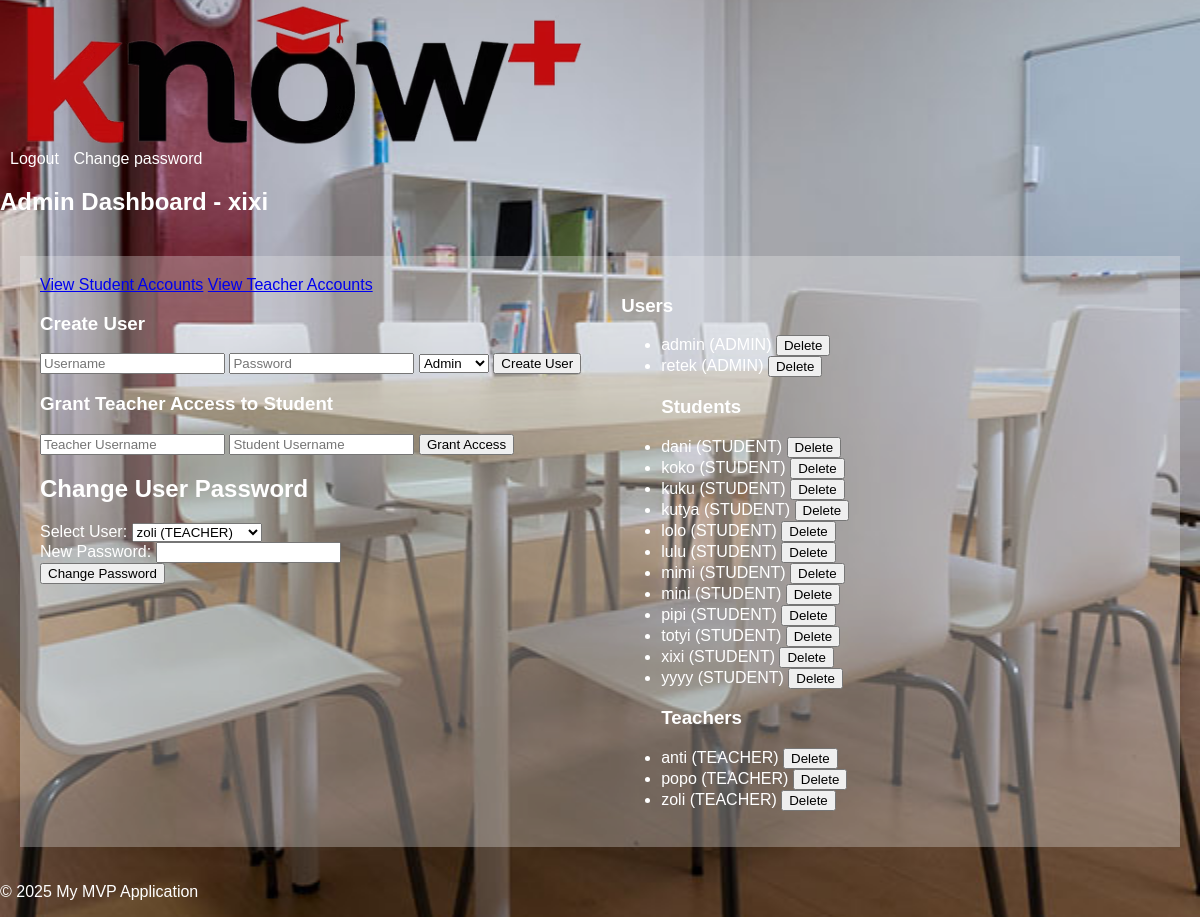
/admin/home (signed in), run on the app's committed database.
### models.py (models this page shows, shortened)
class User(db.Model, UserMixin):
    id = db.Column(db.Integer, primary_key=True)
    username = db.Column(db.String(80), unique=True, nullable=False)
    password_hash = db.Column(db.String(128))
    user_type = db.Column(db.Enum(UserType), nullable=False)  # Using UserType enum for role

### app.py (the view)
@app.route('/admin/home', methods=['GET'])
@login_required
def admin_home_display():
    users = User.query.all()  # Fetch all users to populate the dropdown
    return render_template('admin_home.html', users=users)

### app.py (called while the page is built)
@login_manager.user_loader
def load_user(user_id):
    return User.query.get(int(user_id))  # Load from the unified User model

### templates/admin_home.html (shortened to what this page needs)
{% extends "base.html" %}
{% block content %}
<h2>Admin Dashboard - {{ current_user.username }}</h2>
<div class="container">
    <div class="left-column">
        <div class="d-grid gap-2 d-md-block">
            <a href="{{ url_for('view_students') }}" class="btn btn-primary">View Student Accounts</a>
            <a href="{{ url_for('view_teachers') }}" class="btn btn-primary">View Teacher Accounts</a>
        </div>
        <h3>Create User</h3>
        <form action="{{ url_for('create_user') }}" method="post">
            <input type="text" name="username" placeholder="Username" required>
            <input type="password" name="password" placeholder="Password" required>
            <select name="user_type">
                <option value="ADMIN">Admin</option>
            </select>
            <button type="submit">Create User</button>
        </form>
        <h3>Grant Teacher Access to Student</h3>
        <form action="{{ url_for('grant_access') }}" method="post">
            <input type="text" name="teacher_username" placeholder="Teacher Username" required>
            <input type="text" name="student_username" placeholder="Student Username" required>
            <button type="submit">Grant Access</button>
        </form>
        <h2>Change User Password</h2>
        <form method="POST" action="{{ url_for('change_user_password') }}">
            <div>
                <label for="user_id">Select User:</label>
                <select name="user_id" id="user_id" required>
                    {% for user in users %}
                    <option value="{{ user.id }}">{{ user.username }} ({{ user.user_type.value }})</option>
                    {% endfor %}
                </select>
            </div>
            <div>
                <label for="new_password">New Password:</label>
                <input type="password" name="new_password" id="new_password" required>
            </div>
            <button type="submit">Change Password</button>
        </form>
    </div>
<div class="right-column">
    <h3>Users</h3>
    <ul>
        {% set grouped_users = users | sort(attribute='username') | groupby('user_type.value') %}
        {% for group in grouped_users %}
            {% if group.grouper == 'ADMINISTRATOR' %}
                <h3>Administrators</h3>
            {% elif group.grouper == 'TEACHER' %}
                <h3>Teachers</h3>
            {% elif group.grouper == 'STUDENT' %}
                <h3>Students</h3>
            {% endif %}
            {% for user in group.list %}
                <li>
                    {{ user.username }} ({{ user.user_type.value }})
                    <form action="{{ url_for('delete_user', user_id=user.id) }}" method="post" style="display: inline;">
                        <button type="submit">Delete</button>
                    </form>
                </li>
            {% endfor %}
        {% endfor %}
    </ul>
</div>
</div>
{% endblock %}

### templates/base.html (shortened to what this page needs)
<!DOCTYPE html>
<html lang="en">
<head>
    <link rel="stylesheet" href="{{ url_for('static', filename='css/style.css') }}">
</head>
<body style="background-image: url('{{ url_for('static', filename='img/background.jpg') }}'); background-size: cover; background-repeat: no-repeat; background-attachment: fixed;">
<div id="header">
    <a href="/">
        <picture>
            <source srcset="{{ url_for('static', filename='img/logo.avif') }}" type="image/avif">
            <img src="{{ url_for('static', filename='img/logo.png') }}" alt="Your Logo" class="logo">
        </picture>
    </a>
  <div class="user-options">
      {% if current_user.is_authenticated %}
          <a href="{{ url_for('logout') }}">Logout</a>
          <a href="{{ url_for('change_password') }}">Change password</a>
      {% endif %}
  </div>
</div>
<div id="content">
    {% block content %}{% endblock %}
</div>
<div id="footer">
    <p>&copy; 2025 My MVP Application</p>
</div>
</body>
</html>

### static/css/style.css (style rules this page uses)
body { font-family: sans-serif; margin: 0; padding: 0; color: white; background-image: url('static/img/background.jpg'); background-size: cover; background-position: center; }
.logo { height: 150px; vertical-align: middle; margin-left: 20px; }
.user-options { margin-right: 20px; }
.user-options a { color: white; text-decoration: none; margin-left: 10px; }
.container { display: flex; padding: 20px; }
.left-column, .right-column { background-color: rgba(242, 242, 242, 0.3); padding: 20px; }
.left-column h2 { flex: 0 0 250px; }
.right-column { flex: 1; overflow-y: auto; }

### data on the page
User: username "xixi", user_type.value "STUDENT"
User: username "admin", user_type.value "ADMIN"
User: username "retek", user_type.value "ADMIN"
User: username "dani", user_type.value "STUDENT"
User: username "koko", user_type.value "STUDENT"
User: username "kuku", user_type.value "STUDENT"
User: username "kutya", user_type.value "STUDENT"
User: username "lolo", user_type.value "STUDENT"
User: username "lulu", user_type.value "STUDENT"
User: username "mimi", user_type.value "STUDENT"
User: username "mini", user_type.value "STUDENT"
User: username "pipi", user_type.value "STUDENT"
User: username "totyi", user_type.value "STUDENT"
User: username "yyyy", user_type.value "STUDENT"
User: username "anti", user_type.value "TEACHER"
User: username "popo", user_type.value "TEACHER"
User: username "zoli", user_type.value "TEACHER"

### other printed values
form field user_id "zoli (TEACHER)"
